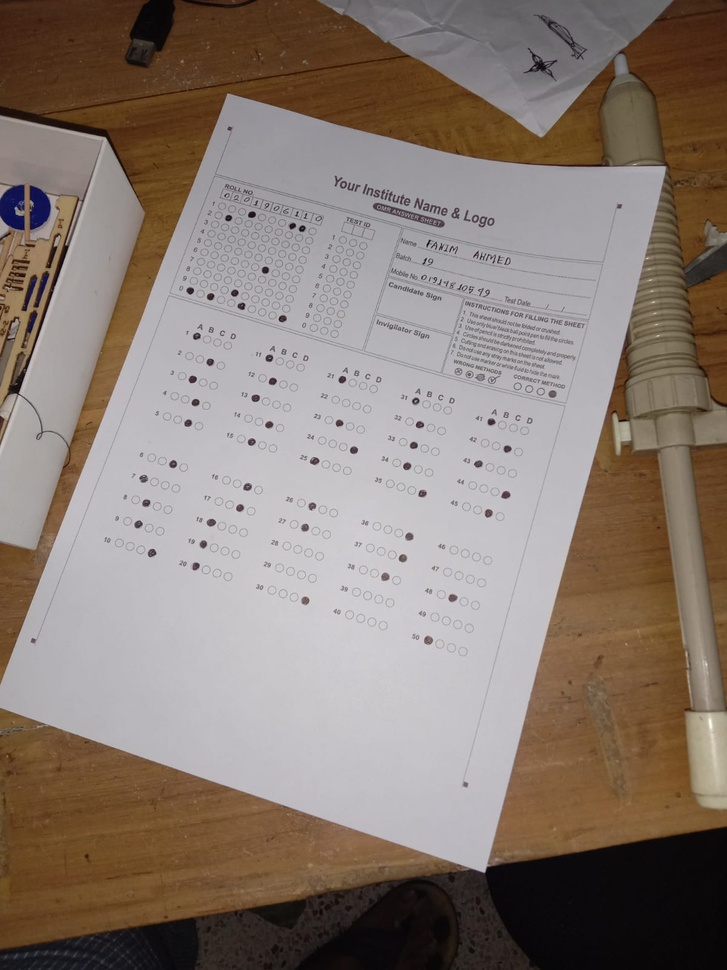
#> input picture data/std_10.jpeg, 727 x 970 px, shrunk from 1200 x 1600 before the run, given in place of ref.jpg, which was not available
$ jupyter execute masking_test.ipynb   (shell and % lines are left out)   (text cells are left out)
#> lines starting #> are read from the running program, lines starting #| are printed output that depends on the picture; after the words box and inside, x2 and y2 are one past the last pixel; in counts of white or black regions, pixels touching at a corner belong together; pictures that were not available may be replaced by others from this repository, and a replacement may not be noted
[cell 1]
## Import
import os
import cv2
import numpy as np
import matplotlib.pyplot as plt


# List of image URLs on GitHub
image_urls = [
    #"https://raw.githubusercontent.com/AbrarMahmud/EEE_447/main/data/ref.jpg",
    "https://raw.githubusercontent.com/AbrarMahmud/EEE_447/main/data/std_1.jpeg",
    "https://raw.githubusercontent.com/AbrarMahmud/EEE_447/main/data/std_2.jpeg",
    "https://raw.githubusercontent.com/AbrarMahmud/EEE_447/main/data/std_3.jpeg",
    "https://raw.githubusercontent.com/AbrarMahmud/EEE_447/main/data/std_4.jpeg",
    "https://raw.githubusercontent.com/AbrarMahmud/EEE_447/main/data/std_5.jpeg",
    "https://raw.githubusercontent.com/AbrarMahmud/EEE_447/main/data/std_6.jpeg",
    "https://raw.githubusercontent.com/AbrarMahmud/EEE_447/main/data/std_7.jpeg"
]

# Folder where you want to save the images in Colab
#local_folder = "/content/images/"
local_folder = os.getcwd()

# Create the folder if it doesn't exist
os.makedirs(local_folder, exist_ok=True)

## For reference image.....................................................................
local_path = os.path.join(local_folder, f"ref.jpg")
    # Use wget to download the image
ref_url ="https://raw.githubusercontent.com/AbrarMahmud/EEE_447/main/data/Inkedref_1_LI.jpg"
    # Check if the download was successful
if os.path.isfile(local_path):
   print(f"ref_img successfully saved to {local_path}")
else:
   print(f"Failed to retrieve ref_img.")


# Loop through for test image..............................................................
for i, image_url in enumerate(image_urls, 1):
    # Construct the local path for each image
    local_path = os.path.join(local_folder, f"img_{i}.jpeg")

    # Use wget to download the image
    !wget $image_url -O $local_path

    # Check if the download was successful
    if os.path.isfile(local_path):
        print(f"Image {i} successfully saved to {local_path}")
    else:
        print(f"Failed to retrieve image {i}.")

# List the files in the local folder

[cell 2]
# Read reference image
refFilename = "ref.jpg"
print("Reading reference image:", refFilename)
im1 = cv2.imread(refFilename, cv2.IMREAD_COLOR)
#> im1 is the input picture: shape (970, 727, 3); mean B, G, R 115.4, 123.9, 136.8
im1 = cv2.cvtColor(im1, cv2.COLOR_BGR2RGB)

# Read image to be aligned##################TEST_IMAGE#########################
imFilename = "img_7.jpeg"
print("Reading image to align:", imFilename)
im2 = cv2.imread(imFilename, cv2.IMREAD_COLOR)
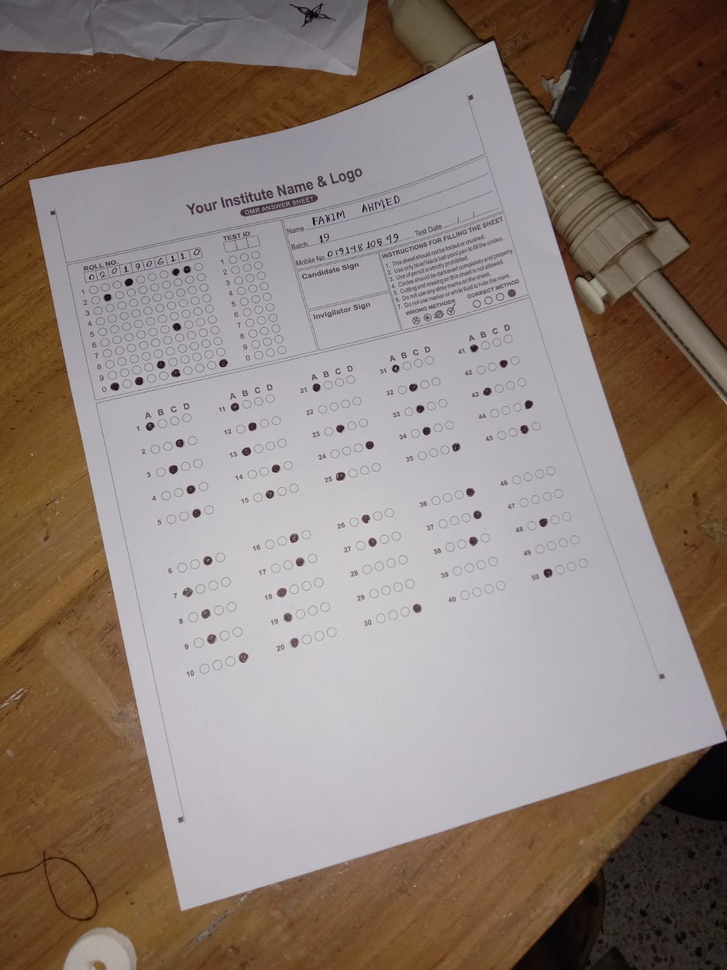
#> input picture data/std_9.jpeg, 727 x 970 px, shrunk from 1200 x 1600 before the run, given in place of img_7.jpeg, which was not available
#> im2 is the input picture: shape (970, 727, 3); mean B, G, R 117.4, 125.1, 139.6
im2 = cv2.cvtColor(im2, cv2.COLOR_BGR2RGB) #This function is used only to convert BGR--->RGB
## Image Enhancement##########################################################
im2_gray = cv2.cvtColor(im2, cv2.COLOR_BGR2GRAY)

blur = cv2.GaussianBlur(im2_gray,(3,3),0)
ret3,msk = cv2.threshold(blur,0,255,cv2.THRESH_BINARY+cv2.THRESH_OTSU)
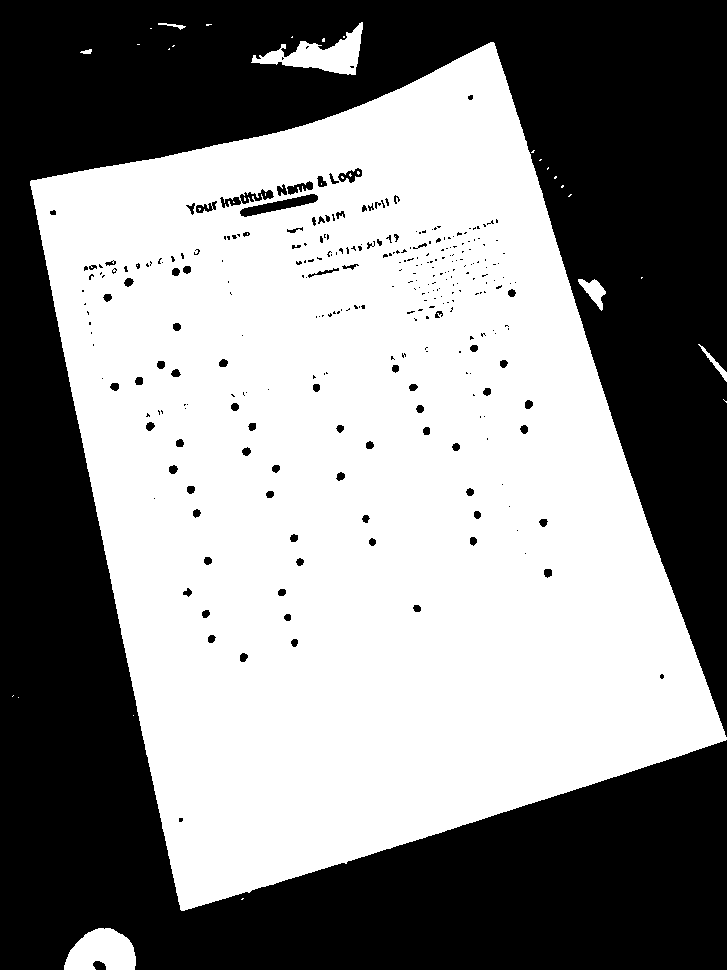
#> msk: shape (970, 727); 54.2% white; 301 black regions (215 under 20 px), largest, box (x1, y1, x2, y2) and area: (0, 0, 727, 970) 316829, (240, 194, 318, 217) 662, (220, 189, 274, 208) 362
#> ret3 = 119


#im2_gray = cv2.cvtColor(im2, cv2.COLOR_BGR2GRAY)
#im2 = cv2.adaptiveThreshold(im2_gray, 255, cv2.ADAPTIVE_THRESH_MEAN_C, cv2.THRESH_BINARY, 11,7)
im2_msk = cv2.bitwise_and(im2,im2, mask= msk)
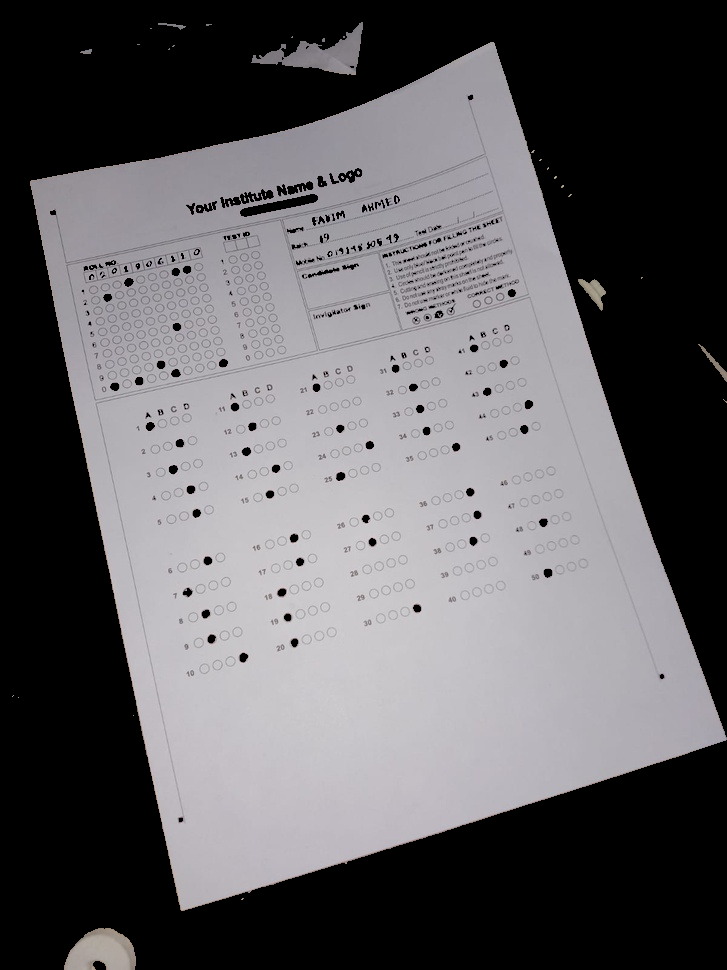
#> im2_msk: shape (970, 727, 3); mean R, G, B 96.3, 94.7, 97.5

# Display Images

plt.figure(figsize=[10, 10]);
plt.subplot(121); plt.axis('off'); plt.imshow(im1); plt.title("Original Form")
plt.subplot(122); plt.axis('off'); plt.imshow(im2); plt.title("Scanned Form")

plt.figure(figsize=[10, 10]);
plt.subplot(121); plt.axis('off'); plt.imshow(msk); plt.title("mask")
plt.subplot(122); plt.axis('off'); plt.imshow(im2_msk); plt.title("scanned_masked")

[cell 3]
def find_largest_blob(image, lower_bound, upper_bound):
    # Threshold the grayscale image
#> called with lower_bound = 120, upper_bound = 255
    _, binary_image = cv2.threshold(image, lower_bound, upper_bound, cv2.THRESH_BINARY)
#> binary_image: shape (970, 727); 53.8% white; 743 black regions (618 under 20 px)

    # Find contours
    contours, _ = cv2.findContours(binary_image, cv2.RETR_EXTERNAL, cv2.CHAIN_APPROX_SIMPLE)
#> contours = 72 contours, 64 with area under 20; largest, box (x1, y1, x2, y2) and area: (29, 41, 727, 911) 381571, (64, 927, 137, 970) 2168, (282, 24, 364, 75) 1874, (578, 278, 606, 311) 366, (257, 50, 283, 65) 178, (701, 346, 727, 382) 108, (158, 23, 187, 30) 36, (79, 49, 92, 55) 34

    # Identify the largest contour
    largest_contour = max(contours, key=cv2.contourArea, default=None)
#> largest_contour = contour of 1397 points, box (x1, y1, x2, y2) (29, 41, 727, 911), area 381571

    return binary_image, largest_contour

# Capture image (replace '0' with the camera index or provide the image path)
#cap = cv2.VideoCapture(0)
#ret, frame = cap.read()

# Convert the frame to grayscale
#gray_frame = cv2.cvtColor(frame, cv2.COLOR_BGR2GRAY)

# Define intensity range for detection (adjust based on the intensity of the blob you want to detect)
lower_bound = 120  # Example: lower bound for blob intensity
upper_bound = 255  # Example: upper bound for blob intensity

# Find the largest blob
binary_mask, largest_contour = find_largest_blob(im2_gray, lower_bound, upper_bound)

# Draw result on the original image
result = cv2.cvtColor(im2_gray, cv2.COLOR_GRAY2BGR)
cv2.drawContours(result, [largest_contour], 0, (0, 255, 0), 2)
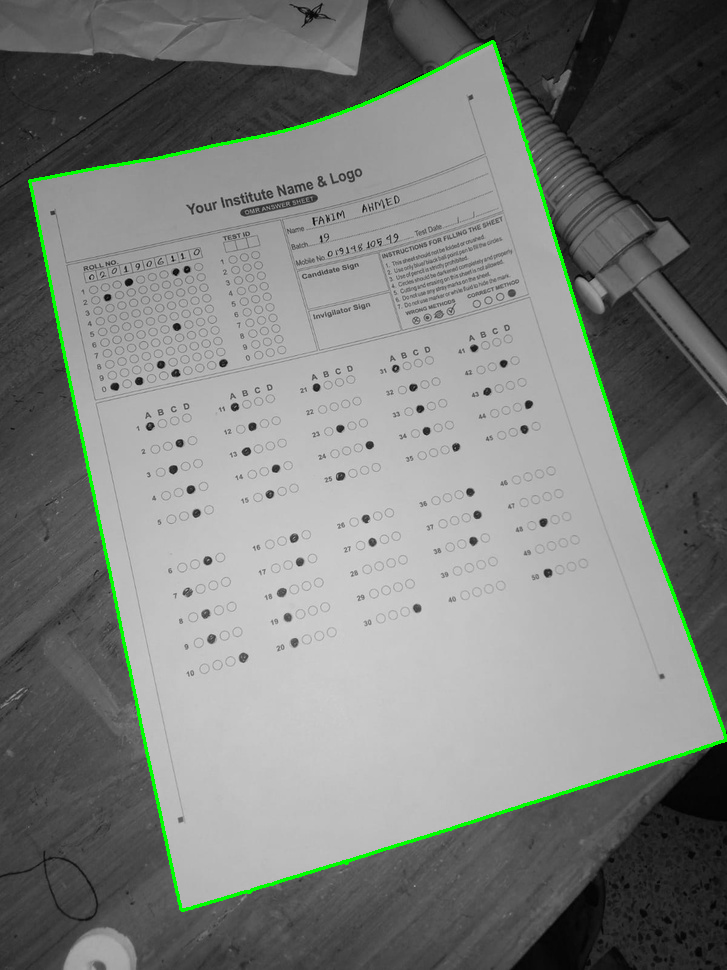
#> result: shape (970, 727, 3); mean B, G, R 122.8, 126, 122.8
# Display the results
# Display Images

mask = np.zeros_like(binary_mask)
cv2.drawContours(mask, [largest_contour], 0, 255, thickness=cv2.FILLED)
#> mask: shape (970, 727); 54.3% white; 1 black region, box (x1, y1, x2, y2) and area: (0, 0, 727, 970) 322397


plt.figure(figsize=[10, 10]);
plt.subplot(121); plt.axis('off'); plt.imshow(im2); plt.title("im2 Form")
plt.subplot(122); plt.axis('off'); plt.imshow(binary_mask); plt.title("binary_threshold")

plt.figure(figsize=[10, 10]);
plt.subplot(121); plt.axis('off'); plt.imshow(result); plt.title("contour")
plt.subplot(122); plt.axis('off'); plt.imshow(mask); plt.title("mask")

## Image enhancment:
im2_gray = cv2.cvtColor(im2, cv2.COLOR_BGR2GRAY)
im2_adpt_thres = cv2.adaptiveThreshold(im2_gray, 255, cv2.ADAPTIVE_THRESH_MEAN_C, cv2.THRESH_BINARY, 11,7)
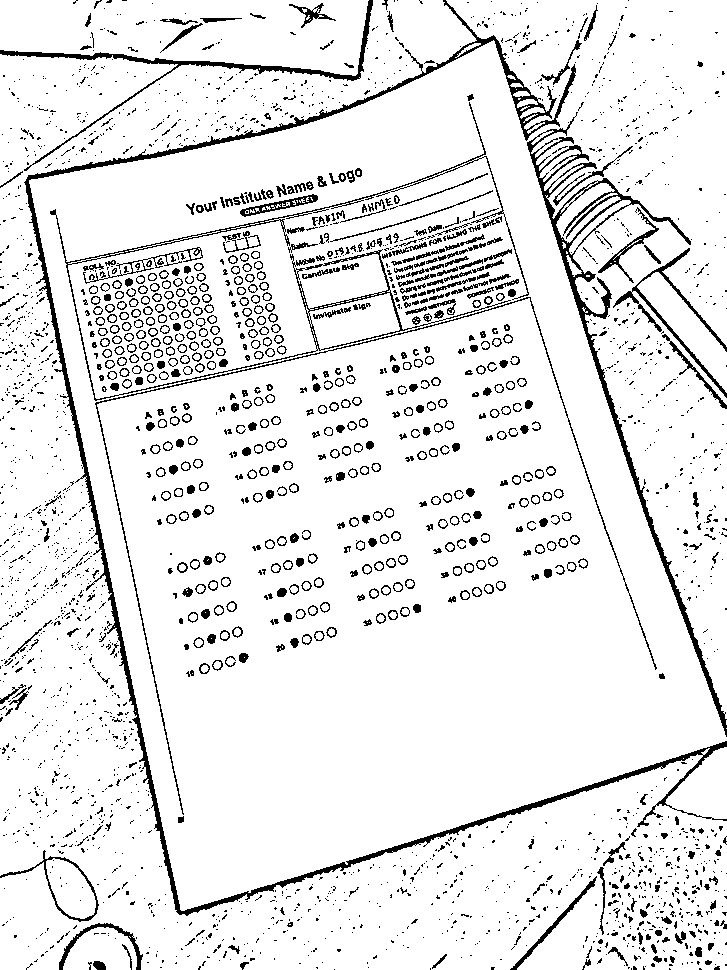
#> im2_adpt_thres: shape (970, 727); 91.1% white; 2761 black regions (2125 under 20 px), largest, box (x1, y1, x2, y2) and area: (24, 0, 727, 916) 10668, (527, 112, 727, 737) 5695, (50, 102, 529, 401) 3238

im2_masked = cv2.bitwise_and(im2_adpt_thres,im2_adpt_thres, mask= mask)
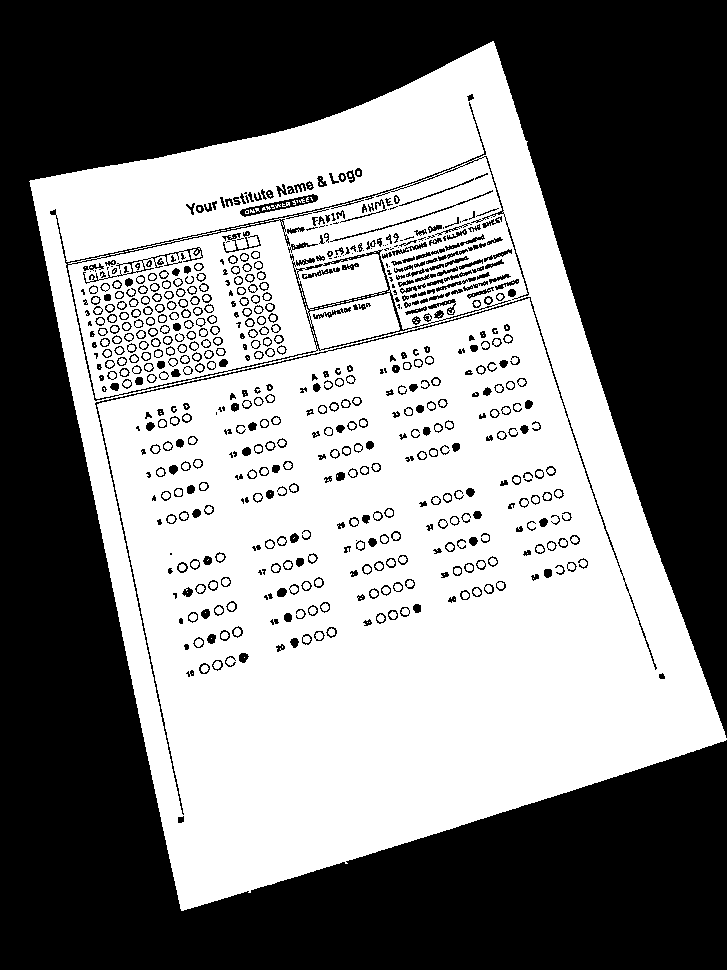
#> im2_masked: shape (970, 727); 50.3% white; 617 black regions (94 under 20 px)
plt.figure(figsize=[10, 10]);
plt.subplot(121); plt.axis('off'); plt.imshow(im2_adpt_thres); plt.title("im2_adpt_thres")
plt.subplot(122); plt.axis('off'); plt.imshow(im2_masked,'gray'); plt.title("im2_masked")
# [4 lines of commented-out code are left out]

[cell 4]
## input image must be gray scale:


def mask_gen(image, lower_bound, upper_bound):
    # Threshold the grayscale image
#> called with lower_bound = 120, upper_bound = 255
    _, binary_image = cv2.threshold(image, lower_bound, upper_bound, cv2.THRESH_BINARY)

    # Find contours
    contours, _ = cv2.findContours(binary_image, cv2.RETR_EXTERNAL, cv2.CHAIN_APPROX_SIMPLE)

    # Identify the largest contour
    largest_contour = max(contours, key=cv2.contourArea, default=None)

    mask = np.zeros_like(binary_image)
    cv2.drawContours(mask, [largest_contour], 0, 255, thickness=cv2.FILLED)

    return mask


# Define intensity range for detection (adjust based on the intensity of the blob you want to detect)
lower_bound = 120  # Example: lower bound for blob intensity
upper_bound = 255  # Example: upper bound for blob intensity

im2_gray = cv2.cvtColor(im2, cv2.COLOR_BGR2GRAY)
# Find the largest blob
msk = mask_gen(im2_gray, lower_bound, upper_bound)
## Image enhancment:
im2_adpt_thres = cv2.adaptiveThreshold(im2_gray, 255, cv2.ADAPTIVE_THRESH_MEAN_C, cv2.THRESH_BINARY, 11,7)
# Applying mask
im2_masked = cv2.bitwise_and(im2_adpt_thres,im2_adpt_thres, mask= msk)


plt.figure(figsize=[10, 10]);
plt.subplot(121); plt.axis('off'); plt.imshow(im2); plt.title("im2 Form")
plt.subplot(122); plt.axis('off'); plt.imshow(im2_masked); plt.title("Final image")

def sharpen_image(image):
    # Define a sharpening kernel
    kernel = np.array([[-1, -1, -1],
                       [-1, 9, -1],
                       [-1, -1, -1]])

    # Apply the kernel to the image using convolution
    sharpened_image = cv2.filter2D(image, -1, kernel)

    return sharpened_image
sharpened_image1 = sharpen_image(im2_adpt_thres)
sharpened_image2 = sharpen_image(im2_masked)

plt.figure(figsize=[10, 10]);
plt.subplot(121); plt.axis('off'); plt.imshow(sharpened_image1); plt.title("im2 Form")
plt.subplot(122); plt.axis('off'); plt.imshow(sharpened_image2); plt.title("Final image")
